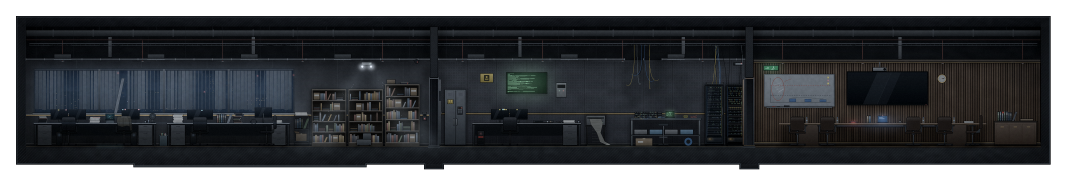
#> input picture assets/background/floor05/floor05-research.png, 3200 x 556 px, found by its file name (shown at 1/3 size)
$ python build.py
#> lines starting #> are read from the running program, lines starting #| are printed output that depends on the picture; after the words box and inside, x2 and y2 are one past the last pixel; in counts of white or black regions, pixels touching at a corner belong together
### assets/background/cutaway_kit.py
# [12 lines of commented-out code are left out]
from PIL import Image, ImageDraw
import numpy as np

FLOOR = 438
TOP = 132
CORE = {'elevators': [(1818, 218), (2148, 214), (2444, 216)], 'stairs': (2906, 180), 'restroom_door': (3612, 145)}
ROOT = 'assets/objects/floor17/'


class Cutaway:
    def __init__(self, path, seed=0):
#> called with seed = 5
        self.A = np.asarray(Image.open(path).convert('RGBA')).copy()
#> self.A is the input picture: shape (556, 3200, 4); mean R, G, B, A 24.1, 26.3, 29.1, 199.5
        self.H = self.A.shape[0]
#> self.H = 556
        self.rng = np.random.default_rng(seed)

    def cols(self, *pieces):
        """Join source column ranges a..b; a third item that is truthy mirrors that piece."""
        out = []
        for piece in pieces:
            a, b = piece[:2]
            block = self.A[:, a:b]
            out.append(block[:, ::-1] if len(piece) > 2 and piece[2] else block)
        return np.concatenate(out, axis=1)

    def strip(self, a, b, width):
        """A clean column strip a..b stretched (repeated) to width: a plain wall filler."""
        return np.repeat(self.A[:, a:b], width // (b - a) + 1, axis=1)[:, :width]

    # [38 lines left out: functions glass, corridor_wall, not called in this run]

    def place(self, canvas, x, block):
        canvas[:, x:x + block.shape[1]] = block
        return canvas

    # [6 lines left out: function decor, not called in this run]

    def save(self, block, path):
        Image.fromarray(np.ascontiguousarray(block)).save(path)
        return block.shape[1]


# ---------------------------------------------------------------- 방 안 출구 문 자리
WALLS = 'assets/background/wall/'
SLAB = 82                                            # 그림 행: 천장 슬래브 아래(월드 y 214)


def _module(name):
    return Image.open(WALLS + name + '.png').convert('RGBA')


def door_bay(block, x, door_width, wall='wall-glass', clear=96, rows=(SLAB, FLOOR), world_top=SLAB + TOP):
    """Insert the room's own front wall at column x so the exit door stands in it, as seen from inside: the same wall
    module the corridor shows for this room (wall-glass / wall-glass-mixed / wall-frosted / wall-concrete) from the
    ceiling slab to the floor, the dimmed corridor wall behind the glass, a pilaster at both ends and `clear` px of empty
    wall on each side of the door, so no furniture touches the door. Everything right of x moves right by the bay width
    (door_width + 2 * clear), so fixtures right of x shift too. The door goes at x + clear. rows = block rows to fill,
    world_top = world y of rows[0] (2F stretches its art: rows=(0, 456), world_top=100). Returns the new block."""
    bay = door_width + 2 * clear
    seg = Image.new('RGBA', (bay, 752), (12, 13, 15, 255))
    if wall != 'wall-concrete':                       # 유리 너머는 정전 중인 복도 흰 벽(어둡게)
        corridor = np.asarray(_module('wall-concrete')).astype(float)
        corridor[..., :3] *= .42
        corridor = Image.fromarray(corridor.astype(np.uint8))
        for x0 in range(0, bay, corridor.width):
            seg.alpha_composite(corridor.crop((0, 0, min(corridor.width, bay - x0), 752)), (x0, 0))
    # 유리 창살(모듈 안 0·240·480)이 문 가장자리에 걸리지 않게 모듈을 민다: 보통 문은 문 중심 ±120에, 넓은 문(240)은 문 중심(문 뒤)에 창살
    module = _module(wall)
    center = clear + door_width // 2
    shift = (240 - (center if door_width > 225 else center - 120)) % 480
    strip = Image.new('RGBA', (bay + 480 * 2, 752), (0, 0, 0, 0))
    for x0 in range(0, strip.width, module.width):
        strip.alpha_composite(module, (x0, 0))
    seg.alpha_composite(strip.crop((shift, 0, shift + bay, 752)), (0, 0))
    pil = _module('pilaster')
    seg.alpha_composite(pil.crop((pil.width // 2, 0, pil.width, 752)), (0, 0))
    seg.alpha_composite(pil.crop((0, 0, pil.width // 2, 752)), (bay - pil.width // 2, 0))
    piece = np.asarray(seg)[world_top:world_top + rows[1] - rows[0]].astype(float)
    # 정전된 방 안에서 보는 벽이라 방 벽 밝기에 맞춘다(벽 윗부분 150행 중앙값의 1.15배, 칸 중앙값 기준)
    lum = lambda a: a[..., :3].reshape(-1, 3).mean(axis=1)
    piece[:, :, :3] *= min(1, 1.15 * np.median(lum(block[rows[0] + 100:rows[0] + 250].astype(float))) / np.median(lum(piece)))
    piece[:3, :, :3] *= .35                           # 슬래브와 만나는 줄
    src = block[:, x - bay:x] if x >= bay else block[:, x:x + bay]    # 천장·바닥은 옆 칸을 잇는다
    out = np.concatenate([block[:, :x], src, block[:, x:]], axis=1)
    out[rows[0]:rows[1], x:x + bay] = np.clip(piece, 0, 255).astype(np.uint8)
    return out


# ---------------------------------------------------------------- 문 스프라이트(닫힘 | 열림 두 칸), 높이 210 = 에셋의 문 높이
PALETTES = {
    'steel': ((40, 46, 50), (92, 102, 106), (130, 140, 142)),
    'wood': ((52, 38, 26), (96, 72, 50), (128, 98, 70)),
    'glass': ((38, 44, 48), (30, 40, 44), (70, 86, 90)),
    'double': ((120, 98, 52), (26, 50, 54), (150, 124, 66)),
}


# [56 lines left out: functions _opening, _door, door_sheet, not called in this run]


# ---------------------------------------------------------------- 확인용 합성 그림
def _paste_sprite(canvas, path, x, y, w, h):
    sprite = Image.open(path).convert('RGBA')
    canvas.alpha_composite(sprite.crop((0, 0, sprite.width // 2, sprite.height)).resize((w, h)), (x, y))


# [32 lines left out: functions preview_corridor, preview_interior, not called in this run]

### assets/background/cutaway_finish.py
"""Finish cutaway rooms with continuous ceiling/floor layers and the shared corridor walls."""
from pathlib import Path

import numpy as np
from PIL import Image, ImageDraw
from wall.compose_floor import main as compose_walls
from cutaway_kit import door_bay


def finish_floor(directory, rooms, bays=None):
    """bays: {name: (x, door_width, wall module)} -- the room's exit wall section (cutaway_kit.door_bay), inserted into the
    stretched wall (world y=100..556) so the ceiling/floor layers below get the new width."""
    folder = Path(directory)
    prefix = folder.name
    for name, (block, board, band) in rooms.items():
        width = block.shape[1]
        # 2층과 같은 경계: 슬래브를 버리고, 걸레받이 아래는 별도 바닥으로 이어 붙인다.
        wall = np.asarray(Image.fromarray(block[82:442]).resize((width, 475), Image.Resampling.LANCZOS)).copy()
        wall[456:] = 0
        if bays and name in bays:
            x, door_width, module = bays[name]
            wall = door_bay(wall, x, door_width, module, rows=(0, 456), world_top=100)
            width = wall.shape[1]
        Image.fromarray(wall).save(folder / f'{prefix}-{name}-interior.png')

        ceiling = Image.new('RGBA', (width, 100), board + (255,))
        draw = ImageDraw.Draw(ceiling)
        for y in range(84):
            draw.line((0, y, width, y), fill=tuple(int(c * (.78 + .22 * y / 84)) for c in board) + (255,))
        for x in range(0, width, 120):
            draw.line((x, 0, x, 84), fill=tuple(int(c * .74) for c in board) + (255,))
        draw.line((0, 30, width, 30), fill=(22, 26, 28, 255))
        for x in range(60, width, 240):
            draw.ellipse((x - 20, 48, x + 20, 60), fill=(14, 16, 17, 255), outline=(150, 152, 148, 255), width=2)
        for x in range(180, width - 140, 720):
            draw.rectangle((x, 38, x + 140, 70), fill=(20, 24, 26, 255), outline=band + (255,), width=2)
            for gx in range(x + 8, x + 134, 6):
                draw.line((gx, 43, gx, 65), fill=(80, 84, 86, 255))
        draw.rectangle((0, 84, width, 99), fill=band + (255,))
        ceiling.save(folder / f'{prefix}-ceiling-{name}.png')

        floor = Image.new('RGBA', (width, 204))
        draw = ImageDraw.Draw(floor)
        for y in range(204):
            draw.line((0, y, width, y), fill=(int(24 - 10 * y / 204), int(27 - 10 * y / 204), int(30 - 10 * y / 204), 255))
        draw.rectangle((0, 0, width, 1), fill=(64, 68, 66, 255))
        for y in (48, 100):
            draw.line((0, y, width, y), fill=(14, 16, 18, 255))
        for x in range(0, width, 160):
            draw.line((x, 4, x - 30, 203), fill=(16, 18, 20, 255))
        floor.save(folder / f'{prefix}-floor-{name}.png')

    compose_walls(str(folder / 'walls-layout.json'), str(folder / 'walls.png'))
    # 공용 복도는 752px이므로 아래쪽 8px도 같은 바닥으로 채워 방 내부와 높이를 맞춘다.
    with Image.open(folder / 'walls.png') as walls:
        corridor = Image.new('RGBA', (walls.width, 760))
        corridor.paste(walls, (0, 0))
        corridor.paste(walls.crop((0, 751, walls.width, 752)).resize((walls.width, 8)), (0, 752))
    corridor.save(folder / 'walls.png')

### assets/background/floor05/build.py
# 5층 배경: 단면 에셋 floor05-research.png로 방 내부·천장·바닥·복도·이동식 발판을 만든다. 문 그림은 assets/objects/floor05/를 쓴다.
# 실행: python assets/background/floor05/build.py (저장소 루트에서, Pillow·numpy).
# 가로는 1:1, 벽 행 82..441만 늘려 월드 y=100..575에 둔다(원본 바닥선 y=438 → 월드 y=570). 건물 코어는 모든 층에서 같은
# 자리라 연구개발실·기술연구실은 코어 왼쪽, 회의실은 화장실 오른쪽에 두고, 복도에는 방 앞 유리 너머로 방 그림 일부를 보인다.
# 장치(밀어서 옮기는 발판)는 그림 속 자리에 고정된 발판(원본 1070..1114)을 지우고, 게임 쪽 충돌체(movables)에 따로 그린
# floor05-step.png를 입힌다. 가장 높은 서가(원본 1155..1259, 186px)는 방 안 오른쪽 끝벽에 붙여 둔다.
import sys
sys.path.insert(0, 'assets/background')
import numpy as np
from PIL import Image, ImageDraw
from cutaway_kit import Cutaway  # noqa: E402
from cutaway_finish import finish_floor  # noqa: E402

HERE = 'assets/background/floor05/'
kit = Cutaway(HERE + 'floor05-research.png', seed=5)
A = kit.A
# 그림 속 이동식 발판(원본 1064..1122, 395..438행)을 지운다: 가운데 서가 맨 아래 칸을 같은 구조인 왼쪽 서가(110px 왼쪽)로 덮는다.
A[395:438, 1064:1122] = A[395:438, 954:1012]
#> A: shape (556, 3200, 4); 0.14% of pixels changed, all inside (x1, y1, x2, y2) = (1064, 395, 1122, 438)


def panels(width):
    """Plain perforated acoustic wall of the security lab (no objects), for widening it: the clean panel 2019..2106 above the
    chair rail (rows 0..344), the same panel's dotted rows 256..340 again below the rail, and the baseboard and slab from the
    gap between the cabinet and the desk (1400..1414)."""
    tile = np.concatenate([A[0:344, 2019:2106], ], axis=1)
    lower = A[256:340, 2019:2106]
    panel = np.concatenate([tile, lower], axis=0)                     # rows 0..428
    reps = width // panel.shape[1] + 1
    block = np.zeros((kit.H, width, 4), np.uint8)
    block[:428] = np.concatenate([panel] * reps, axis=1)[:, :width]
    block[428:] = kit.strip(1400, 1414, width)[428:]
    return block


def slate(width):
    """Plain slate wall of the R&D room (no objects): the ceiling and plenum right of the window (884..930, rows 0..180,
    mirrored in turns so the seams meet), the wall between the tallest shelf and the badge reader (1262..1267) coloured row by
    row from the suspended ceiling down to the floor line, and the floor slab tiled from 420..1040."""
    top = A[:180, 884:930]
    block = np.zeros((kit.H, width, 4), np.uint8)
    block[:180] = np.concatenate([top, top[:, ::-1]] * (width // 92 + 1), axis=1)[:, :width]
    profile = np.median(A[180:438, 1262:1267].astype(int), axis=1)             # 행별 벽색(황동 허리 띠 포함)
    wall = profile[:, None, :] + np.random.default_rng(5).integers(-2, 3, (258, width, 1)) * np.array([1, 1, 1, 0])  # 벽색만 흔들고 불투명도는 유지
    block[180:438] = np.clip(wall, 0, 255).astype(np.uint8)
    slab = A[438:, 420:1040]
    block[438:] = np.concatenate([slab, slab[:, ::-1]] * (width // 1240 + 1), axis=1)[:, :width]
    return block


# ---------------------------------------------------------------- 방 내부
# 연구개발실(2676): 원본 48..880(끝벽, 루버 창 아래 책상 두 줄)에 창 두 칸과 책상 한 줄 칸(476..880)을 세 번(번갈아 뒤집어)
# 끼우고, 자료 카트 880..932, 빈 슬레이트 벽 226, 서가 셋 932..1262, 칸막이 1 1290..1314.
# 가장 높은 서가(원본 1155..1259)는 월드 2545..2649, 오른쪽 경계(2644) 바로 앞이다.
rnd = np.concatenate([kit.cols((48, 880), (476, 880, True), (476, 880), (476, 880, True), (880, 932)),
                      slate(226), kit.cols((932, 1262), (1290, 1314))], axis=1)
#> after the loop in cols, `for piece in pieces:`: out = 5 items
#> in slate, `profile = np.median(A[180:438, 1262:1267].astype(int), axis=1)`: profile = 258 rows, first 6: [16, 18, 22, 255], [25, 27, 32, 255], [25, 29, 33, 255], [27, 30, 34, 255], [27, 31, 35, 255], [26, 28, 33, 255]
#> in slate, `block[438:] = np.concatenate([slab, slab[:, ::-1]] * (width // 1240 + ..`:
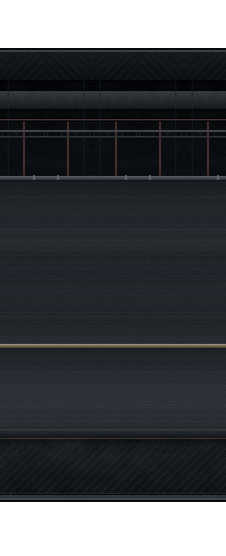
#> block: shape (556, 226, 4); mean R, G, B, A 24.5, 27.1, 30.5, 208.2; transparent parts drawn white
# 기술연구실(1846): 칸막이 1, 보안 캐비닛, 빈 흡음 벽 328(출구 문 자리), 워크스테이션 칸 1402..1752, 빈 벽 176, 감사 로그
# 프린터·콘솔 작업대 1752..2108, 랙 두 대 칸(2108..2232) 네 번, 칸막이 2.
security = np.concatenate([kit.cols((1290, 1402)), panels(328), kit.cols((1402, 1752)), panels(176),
                           kit.cols((1752, 2108), *[(2108, 2232)] * 4, (2232, 2260))], axis=1)
#> in panels, `block[428:] = kit.strip(1400, 1414, width)[428:]`: block: shape (556, 328, 4); mean R, G, B, A 25.3, 28, 31.8, 204.6
#> call 2 of panels, with width = 176
#> in panels (call 2), `block[428:] = kit.strip(1400, 1414, width)[428:]`:
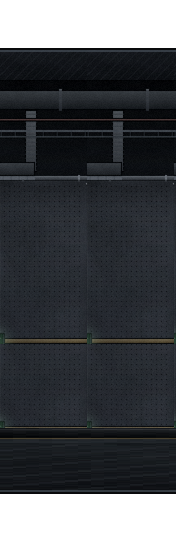
#> block: shape (556, 176, 4); mean R, G, B, A 25.3, 28, 31.8, 204.6; transparent parts drawn white
# 회의실(1808): 칸막이 2·결과판·꺼진 디스플레이·회의 테이블 2232..2786, 의자 한 개 칸 74px를 열두 번(번갈아 뒤집어; 위쪽은
# 빈 목재 루버 2900..2974, 아래쪽은 테이블과 의자 2712..2786), 시계·의자·기록 보관함·끝벽 2786..3152.
chair = np.concatenate([A[:340, 2900:2974], A[340:, 2712:2786]], axis=0)
meeting = np.concatenate([kit.cols((2232, 2786)), *[chair[:, ::-1] if k % 2 else chair for k in range(12)],
                          kit.cols((2786, 3152))], axis=1)
# 퍼즐 서가까지 늘리면 발판에서 뛰어도 닿지 않으므로, 공책과 서가만 기존 1:1 크기로 다시 붙인다.
shelf = Image.new('RGBA', (330, 194))
#> shelf: PIL image 330x194 RGBA; every value is 0
for x0, x1, y0 in ((932, 1155, 266), (1155, 1259, 252), (1160, 1186, 238), (1200, 1230, 246)):
    shelf.paste(Image.fromarray(A[y0:424, x0:x1]), (x0 - 932, y0 - 230))
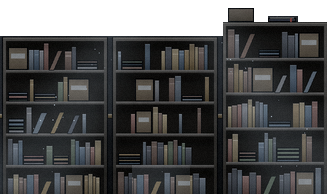
#> shelf: PIL image 330x194 RGBA; mean R, G, B, A 42.6, 43.1, 43.3, 213.8; transparent parts drawn white
rnd[230:438, 2322:2652] = slate(330)[230:438]
#> call 2 of slate, with width = 330
#> in slate (call 2), `block[438:] = np.concatenate([slab, slab[:, ::-1]] * (width // 1240 + ..`:
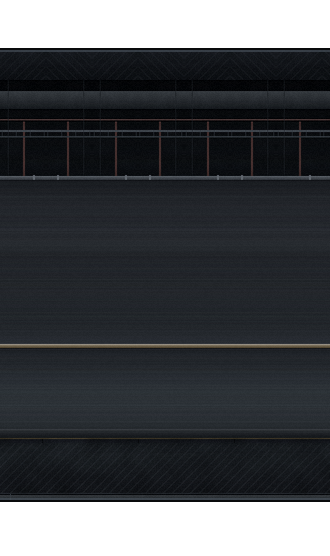
#> block: shape (556, 330, 4); mean R, G, B, A 24.5, 27.1, 30.5, 208.2; transparent parts drawn white
# 방 안 출구 문 자리(cutaway_kit.door_bay): 복도에서 보이는 이 방 앞벽(같은 벽 모듈) 칸을 방 끝(끝벽 30px 안) 또는 빈 벽 자리에
# 끼워 출구 문을 그 벽에 세우고 양옆 96px은 빈 벽으로 둔다. 칸 폭(문 폭 + 192)만큼 오른쪽이 밀린다(방 설정 exitBay). 복도 문은 그대로다.
BAYS = {
    'rnd': (30, 240, 'wall-glass-mixed'),
    'security': (30, 130, 'wall-concrete'),
    'meeting': (1778, 130, 'wall-frosted'),
}
finish_floor(HERE, {
    'rnd': (rnd, (62, 66, 74), (78, 66, 46)),
    'security': (security, (80, 88, 94), (50, 64, 70)),
    'meeting': (meeting, (76, 66, 52), (86, 68, 42)),
}, BAYS)
#> in finish_floor, `wall[456:] = 0`:
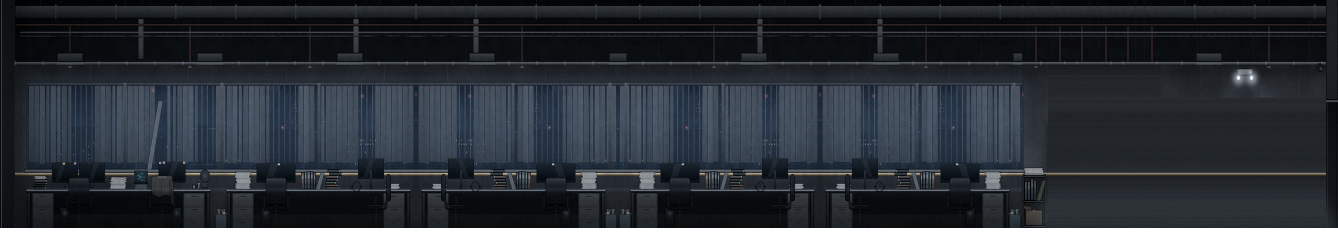
#> wall: shape (475, 2676, 4) (shown at 1/2 size); mean of channels 0, 1, 2, 3 33.8, 39.1, 45.8, 244.8; transparent parts drawn white
#> in finish_floor, `x, door_width, module = bays[name]`: x = 30; door_width = 240; module = 'wall-glass-mixed'
#> in door_bay, `bay = door_width + 2 * clear`: bay = 432
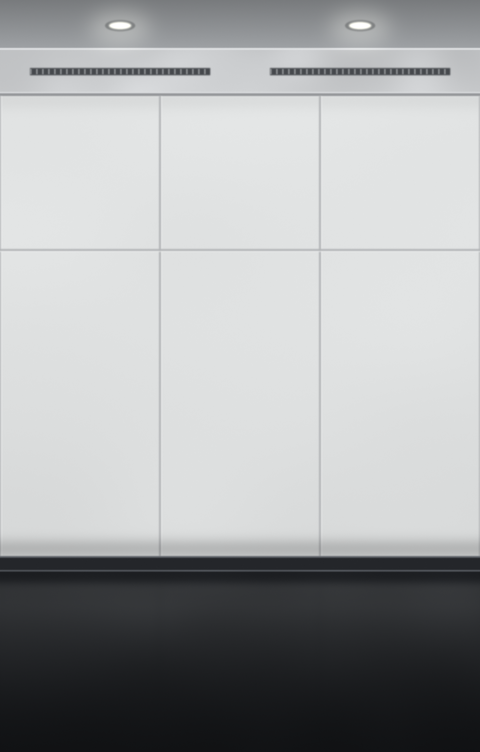
#> input picture assets/background/wall/wall-concrete.png, 480 x 752 px, found by its file name
#> in _module, returned value is the input picture: PIL image 480x752 RGBA; mean R, G, B, A 164.7, 166.7, 167.6, 255
#> in door_bay, `corridor[..., :3] *= .42`:
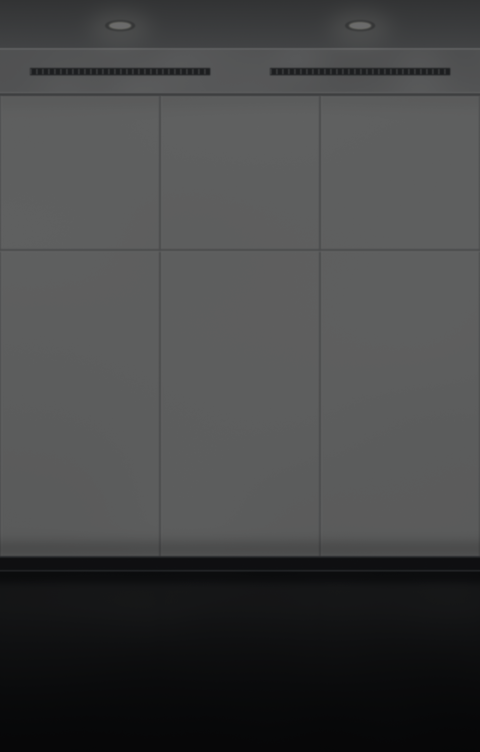
#> corridor: shape (752, 480, 4) float64; mean R, G, B, A 69.2, 70, 70.4, 255
#> (the run stopped early here; a loop or call above may not have finished)
